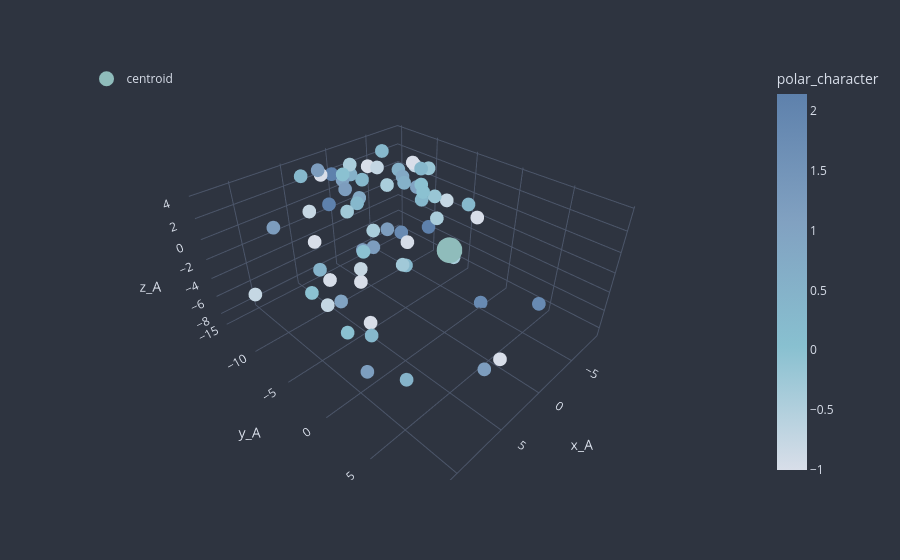

Notebook code cell kept with this figure:
### Markdown cell above
Now that we have generated a "nanopocket" for a given smiles and its data is saved, we can visualize the generated protein binding pocket with the following cell / module.

### Code cell
from nano_maker.pocketwatcher import PocketWatcher

visualizer = PocketWatcher(naanoeng_config=naanoeng_config, pocket_config=pocketwatcher_config)
visualizer.ingest_file(pocket_filepath="test_drug")
visualizer.visualize_pocket(identifier="polar_character")
# the identifier parameter allows users to distinguish the pocket's amino acids from each other either by plain cosmetic or by their biochemical properties. These are actually "summaries" of many features from the feature vectors engineered for NAAnoBot.

# purely cosmetic identifier settings
# [1] 'skeleton' -> just shows amino acids as white
# [2] 'color_code' -> color codes amino acids
# biochemical property identifier settings
# [3] 'polar_character' -> summary metric of AA's electrical environment, greater = polar
# [4] 'hydrophobicity' -> greater = hydrophobic, lower = hydrophilic
# [5] 'flexibility' -> composite metric of AA's flexibility, greater = more freedom, lower = restricted
# [6] 'steric_accessibility' -> AA's size, weight, and exposed surface, greater = larger / more exposed

### Figure 1 — Plotly figure (JSON) as saved in the notebook; plotly's stock layout.template omitted (floating-point values rounded to 4 significant figures)
{"data": [{"customdata": [["V"], ["S"], ["T"], ["R"], ["A"], ["E"], ["D"], ["R"], ["D"], ["Q"], ["H"], ["W"], ["I"], ["S"], ["G"], ["M"], ["T"], ["F"], ["F"], ["Y"], ["Q"], ["H"], ["S"], ["G"], ["N"], ["P"], ["E"], ["E"], ["V"], ["Y"], ["D"], ["M"], ["T"], ["A"], ["K"], ["C"], ["G"], ["P"], ["F"], ["I"], ["M"], ["F"], ["G"], ["A"], ["Q"], ["L"], ["G"], ["S"], ["W"], ["S"], ["K"], ["K"], ["R"], ["S"], ["E"], ["F"], ["S"], ["F"], ["G"], ["A"], ["T"], ["A"], ["E"], ["C"], ["L"]], "hovertemplate": "x_A=%{x}<br>y_A=%{y}<br>z_A=%{z}<br>ID=%{customdata[0]}<br>polar_character=%{marker.color}<extra></extra>", "legendgroup": "", "marker": {"color": [-0.76, 1.2, 0.32, 2.14, -0.41, 0.31, 0.55, 2.14, 0.55, 1.0, 0.82, -0.77, -1.0, 1.2, 0.0, -0.74, 0.32, -1.0, -1.0, -0.18, 1.0, 0.82, 1.2, 0.0, 1.18, 0.46, 0.31, 0.31, -0.76, -0.18, 0.55, -0.74, 0.32, -0.41, 1.83, -0.29, 0.0, 0.46, -1.0, -1.0, -0.74, -1.0, 0.0, -0.41, 1.0, -0.97, 0.0, 1.2, -0.77, 1.2, 1.83, 1.83, 2.14, 1.2, 0.31, -1.0, 1.2, -1.0, 0.0, -0.41, 0.32, -0.41, 0.31, -0.29, -0.97], "coloraxis": "coloraxis", "symbol": "circle"}, "mode": "markers", "name": "", "scene": "scene", "showlegend": false, "x": [12.76, 7.985, 3.801, 0.1429, -1.834, -3.125, -1.754, 1.148, -6.623, -0.6837, -2.451, 3.879, 2.295, 2.9, -0.2092, -7.501, -3.942, -2.471, -6.679, -7.816, -6.816, -5.438, 0.9079, 8.755, 11.11, 5.983, -0.5837, -6.952, -8.733, -7.802, -5.125, -2.001, -6.107, -3.044, -3.752, 1.922, 10.32, 7.816, 5.409, 2.516, 9.902, 7.993, -5.97, -0.6439, 10.38, 6.644, -6.014, 1.368, 2.538, 3.593, -5.826, -5.342, -5.635, -1.601, 6.837, 5.44, 0.5608, -8.51, 2.177, -5.842, -7.624, -5.406, -0.9909, -0.1085, 3.652], "y": [-9.077, -13.24, -14.48, -14.86, -14.49, -14.32, -14.37, -14.34, -12.69, -14.31, -14.1, -13.68, -13.55, -13.04, -13.59, -11.19, -12.14, -12.58, -10.72, -9.639, -10.25, -10.89, -11.92, -7.226, 2.372, -9.856, -12.18, -9.691, -7.86, -8.683, -10.36, -10.71, -9.041, -10.55, -9.396, -10.55, -0.6063, 2.942, 9.264, -8.486, -3.388, -7.056, -8.862, -10.06, -0.9494, -7.504, -8.626, -9.336, -8.348, 6.989, 5.626, -0.1104, -7.442, -9.095, -2.11, -3.85, -8.742, -3.732, -8.254, -6.578, -4.237, -3.845, -5.959, -5.508, -1.137], "z": [-2.514, -0.1047, 2.958, 1.854, 2.332, 0.3768, 1.375, -0.8004, 0.8715, 1.162, -1.33, -0.2809, 2.902, 3.708, 2.121, 1.512, 3.785, 2.56, 2.216, 1.6, -0.2982, 1.073, 1.557, -3.538, -3.933, -3.881, -0.5252, -1.566, -1.622, -1.131, 0.7028, 3.167, 2.292, 1.103, -3.93, 0.1673, -2.692, -6.832, -1.863, -6.333, -1.967, 1.186, 0.7305, -2.684, 0.0465, -3.451, 0.0067, -3.654, -4.757, -5.836, -5.692, -8.556, -3.264, -2.542, -6.214, -6.769, -3.438, -1.876, -2.983, -2.032, -0.3174, -5.075, -4.916, -4.187, 1.861], "type": "scatter3d"}, {"marker": {"color": "#8fbcbb", "size": 15, "symbol": "circle"}, "mode": "markers", "name": "centroid", "x": [0.0], "y": [0.0], "z": [0.0], "type": "scatter3d"}], "layout": {"scene": {"domain": {"x": [0.0, 1.0], "y": [0.0, 1.0]}, "xaxis": {"title": {"text": "x_A"}, "gridcolor": "#4c566a", "zerolinecolor": "#4c566a", "backgroundcolor": "#2e3440", "color": "#d8dee9"}, "yaxis": {"title": {"text": "y_A"}, "gridcolor": "#4c566a", "zerolinecolor": "#4c566a", "backgroundcolor": "#2e3440", "color": "#d8dee9"}, "zaxis": {"title": {"text": "z_A"}, "gridcolor": "#4c566a", "zerolinecolor": "#4c566a", "backgroundcolor": "#2e3440", "color": "#d8dee9"}, "bgcolor": "#2e3440"}, "coloraxis": {"colorbar": {"title": {"text": "polar_character", "font": {"color": "#d8dee9"}}, "tickfont": {"color": "#d8dee9"}, "x": 1.05, "xanchor": "left"}, "colorscale": [[0.0, "#d8dee9"], [0.33, "#88c0d0"], [0.66, "#81a1c1"], [1.0, "#5e81ac"]], "autocolorscale": false}, "legend": {"tracegroupgap": 0, "font": {"size": 12, "color": "#d8dee9"}, "title": {"font": {"color": "#d8dee9"}}, "x": 0.01, "y": 0.99, "xanchor": "left", "yanchor": "top"}, "margin": {"t": 60}, "paper_bgcolor": "#2e3440"}}
